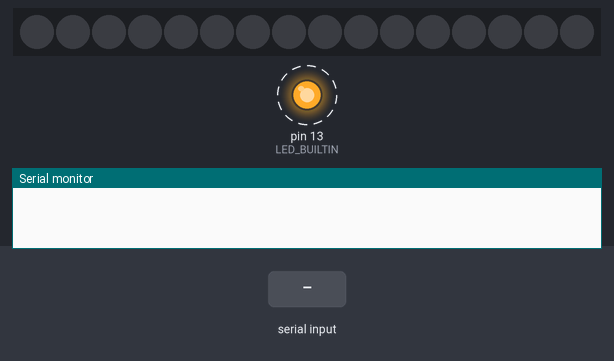
This sketch was run on a simulated Arduino Uno, built with avr-gcc and run on an emulated ATmega328P. Shown: 16 RGB LEDs in strip order, left to right, output pins drawn as LEDs (lit = HIGH), the last lines printed to the serial monitor. Dashed ring = blinking. Inputs (shaded band) come from the test bench. Dim RGB values are drawn brighter than linear.

Above: at 1.2 s.
1.3 s: "90,45,200\n" received over Serial
At 1.46 s:
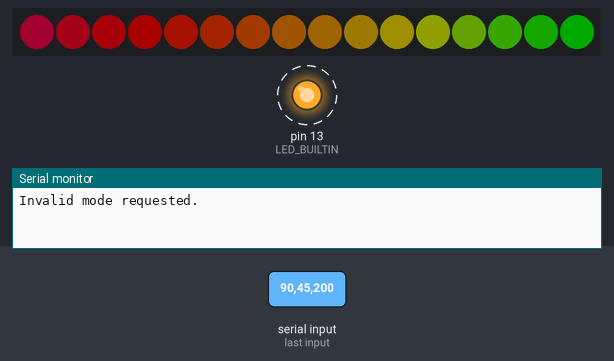
At 3.26 s:
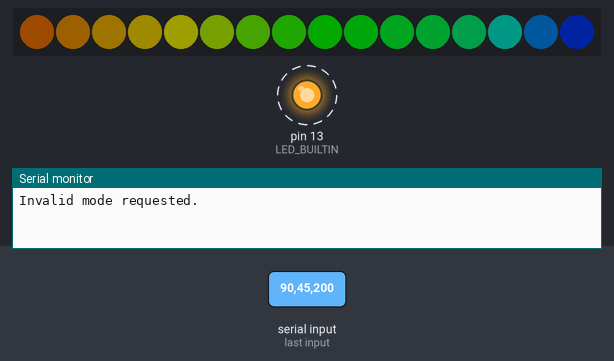
3.7 s: "1,90\n" received over Serial
At 3.86 s:
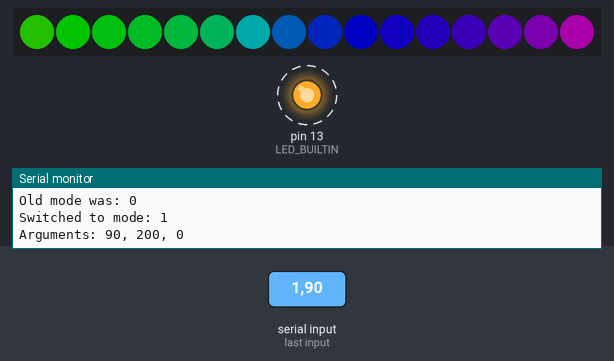
Timing chart, 0 to 31.9 s (numbered marks = the images above; inputs shaded):
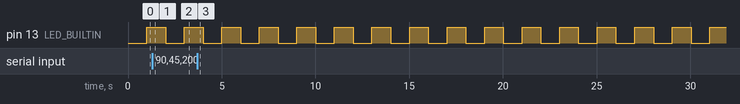

The sketch:

frc-leds.ino
```cpp
/*
 * frc-leds
 *
 * This sketch enables easy creation of visual lighting effects on FRC robots.
 *
 * The arduino expects to receive a serial command like "1,177,55,7"
 * The first parameter is the desired mode number
 * The remaining parameters are expected to be arguments to indicate some information visually
 *
 * Eventually, the code will allow toggling between UART and I2C serial communication.
 * UART: Expected to be used for developing and debugging with a PC
 * I2C: Expected to be used for communications with the RoboRIO
 *
 */

#include <elapsedMillis.h>
#include <FastLED.h>

#define NUMBEROFMODES 3
typedef enum {MODE_ZERO, MODE_ONE, MODE_TWO} led_mode;
const led_mode mode_numbers[] = {MODE_ZERO, MODE_ONE, MODE_TWO};
int current_mode_index = 0;
led_mode current_mode = mode_numbers[current_mode_index];

#define SERIALINPUTBUFFERSIZE 64
char serialInputBuffer[SERIALINPUTBUFFERSIZE]; // hold incoming data
int serialInputBufferIndex = 0;
boolean serialInputComplete = false; // whether the input is complete

#define MAXSERIALINPUTPARAMS 4
int serialInputParams[MAXSERIALINPUTPARAMS];

elapsedMillis blink_timer;

#define NUM_LEDS 16
#define LED_PIN 6

CRGB leds[NUM_LEDS];

void setup() {
  FastLED.addLeds<NEOPIXEL, LED_PIN>(leds, NUM_LEDS);
  set_max_power_in_volts_and_milliamps(5, 500);

  Serial.begin(9600);

  pinMode(LED_BUILTIN, OUTPUT);
  blink_timer = 0;
}

void loop() {
  serviceSerialInput();
  serviceMode();
  FastLED.show();
}

void switchMode(int new_mode_index, int arguments[]) {
  if ((new_mode_index < NUMBEROFMODES) && (new_mode_index > 0)) {

    Serial.print("Old mode was: ");
    Serial.println(current_mode_index);

    current_mode_index = new_mode_index;
    current_mode = mode_numbers[current_mode_index];

    Serial.print("Switched to mode: ");
    Serial.println(current_mode_index);
    Serial.print("Arguments: ");
    for (int i = 0; i <= sizeof(arguments); i++) {
      Serial.print(arguments[i]);
      if (i < sizeof(arguments)) {
        Serial.print(", ");
      } else {
        Serial.println();
      }
    }

  } else {
    Serial.println("Invalid mode requested.");
  }
}

void serviceMode() {
  switch (current_mode) {
    default:
    case MODE_ONE:
      doModeOne();
      break;
    case MODE_TWO:
      doModeTwo();
      break;
  }
}

void doModeOne() {
  if (blink_timer > 1000) {
    blink_timer = 0;
    digitalWrite(LED_BUILTIN, !digitalRead(LED_BUILTIN));
  }

  // from https://github.com/atuline/FastLED-Demos/blob/master/rainbow_beat/rainbow_beat.ino
  uint8_t beatA = beatsin8(17, 0, 255);                        // Starting hue
  uint8_t beatB = beatsin8(13, 0, 255);
  fill_rainbow(leds, NUM_LEDS, (beatA+beatB)/2, 8);            // Use FastLED's fill_rainbow routine.
  FastLED.setBrightness(serialInputParams[1]);
}

void doModeTwo() {
  if (blink_timer > 3000) {
    blink_timer = 0;
    digitalWrite(LED_BUILTIN, !digitalRead(LED_BUILTIN));
  }

  // from https://github.com/atuline/FastLED-Demos/blob/master/dot_beat/dot_beat.ino
  uint8_t bpm = 30;
  uint8_t inner = beatsin8(bpm, NUM_LEDS/4, NUM_LEDS/4*3);    // Move 1/4 to 3/4
  uint8_t outer = beatsin8(bpm, 0, NUM_LEDS-1);               // Move entire length
  uint8_t middle = beatsin8(bpm, NUM_LEDS/3, NUM_LEDS/3*2);   // Move 1/3 to 2/3

  leds[middle] = CRGB::Purple;
  leds[inner] = CRGB::Blue;
  leds[outer] = CRGB::Aqua;

  nscale8(leds, NUM_LEDS, 224);                             // Fade the entire array. Or for just a few LED's, use  nscale8(&leds[2], 5, fadeval);

}

void serviceSerialInput() {
  if (serialInputComplete) {
    splitCommand();

    int arguments[MAXSERIALINPUTPARAMS - 1];
    for (int i = 0; i < MAXSERIALINPUTPARAMS - 1; i++) {
      arguments[i] = serialInputParams[i+1];
    }
    switchMode(serialInputParams[0], arguments);

    memset(serialInputBuffer, 0, sizeof serialInputBuffer); // resets input buffer to 0's

    serialInputComplete = false;
  }
}

void splitCommand() {
  char* bufferPointer;
  bufferPointer = strtok(serialInputBuffer, ",");
  int serialInputParamsIndex = 0;

  while (bufferPointer != NULL)
  {
    serialInputParams[serialInputParamsIndex++] = atoi(bufferPointer);
    bufferPointer = strtok(NULL, ",");

    if (serialInputParamsIndex >= MAXSERIALINPUTPARAMS) {
      break;
    }
  }
}

/*
  SerialEvent occurs whenever a new data comes in the hardware serial RX. This
  routine is run between each time loop() runs, so using delay inside loop can
  delay response. Multiple bytes of data may be available.
*/
void serialEvent() {
  while (Serial.available()) {
    serialInputBuffer[serialInputBufferIndex] = Serial.read();

    if (serialInputBuffer[serialInputBufferIndex] == '\n') {
      serialInputComplete = true;
      serialInputBufferIndex = 0;
    } else {
      serialInputBufferIndex++;
      if (serialInputBufferIndex >= SERIALINPUTBUFFERSIZE) {
        serialInputBufferIndex = SERIALINPUTBUFFERSIZE - 1; // avoid buffer overflows
      }
    }
  }
}
```

Measured:
- after the input at 1.3 s, the LEDs: change at once (image 1)
- by itself, pin 13 (LED_BUILTIN): alternates HIGH for 1.0 s and LOW for 1.0 s
